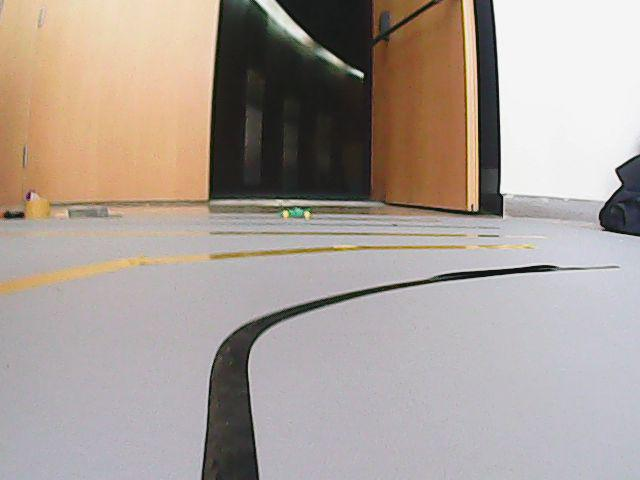
#> input picture a3.jpg, 640 x 480 px
$ python -i alg.py   (imports and definitions only)
#> lines starting #> are read from the running program, lines starting #| are printed output that depends on the picture
# This is a sample Python script.
import os
import re
import cv2
import cv2.cv2
import numpy as np
from tqdm import tqdm_notebook
import matplotlib.pyplot as plt
# Press Shift+F10 to execute it or replace it with your code.
# Press Double Shift to search everywhere for classes, files, tool windows, actions, and settings.

from algo2 import detectFromNew
from lubin import yellow_lines

def detect():
    return detectFrom('a3.jpg')


def Hough(img):
    img = cv2.imdecode(np.frombuffer(img, np.uint8), -1)
    img = cv2.cvtColor(img, cv2.COLOR_BGR2GRAY)
    # img = 255 - img

    stencil = np.zeros_like(img)

    polygon = np.array([[0, 150], [0, 700], [1000, 700], [900, 150]])

    cv2.fillConvexPoly(stencil, polygon, 1)

    img = cv2.bitwise_and(img, img, mask=stencil)

    ret, thresh = cv2.threshold(img, 145, 255, cv2.THRESH_BINARY)

    # lines = cv2.HoughLinesP(thresh, 145, np.pi / 180, 200)
    lines = cv2.HoughLinesP(thresh, 145, np.pi / 180, 200, minLineLength=200, maxLineGap=600)

    return lines

# [22 lines left out: function findLines, not called in this run]


def istopleft(x, y):
    return x < 320 and y < 240


def istopright(x, y):
    return x > 320 and y < 240


def isbottomleft(x, y):
    return x < 320 and y > 240


def isbottomright(x, y):
    return x > 320 and y > 240


# [110 lines left out: functions get_dir_counts, detectYellow, detectFrom, not called in this run]

    # plot frame
    # plt.figure(figsize=(10, 10))
    # plt.imshow(dmy, cmap="gray")
    # plt.show()


# Press the green button in the gutter to run the script.
# [2 lines not run here, left out]

# See PyCharm help at https://www.jetbrains.com/help/pycharm/

>>> import cv2
>>> picture = cv2.imread('a3.jpg', cv2.IMREAD_GRAYSCALE)
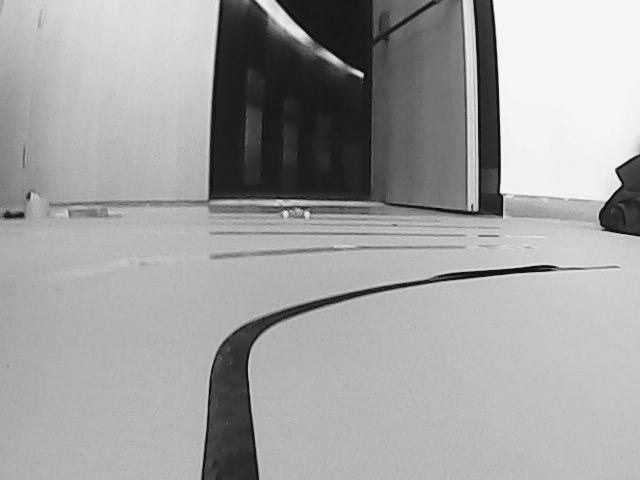
#> picture: shape (480, 640); min 0, max 255, mean 161.6
#> (the run stopped early here; a loop or call above may not have finished)

$ run again, on a1.jpg
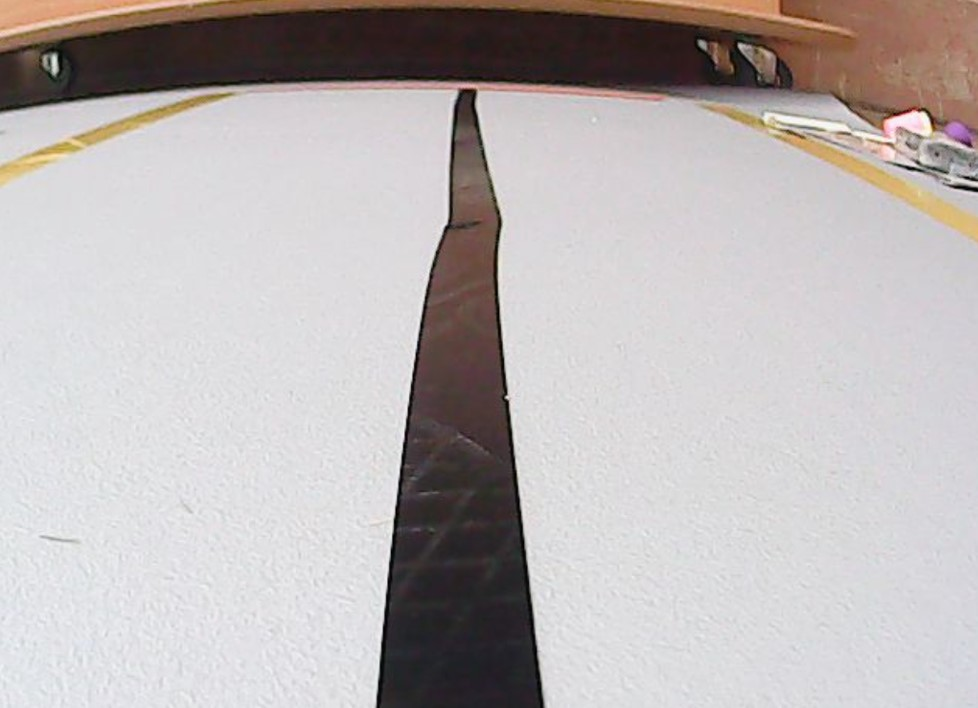
#> input picture a1.jpg, 978 x 708 px
#> `picture = cv2.imread('a3.jpg', cv2.IMREAD_GRAYSCALE)`:
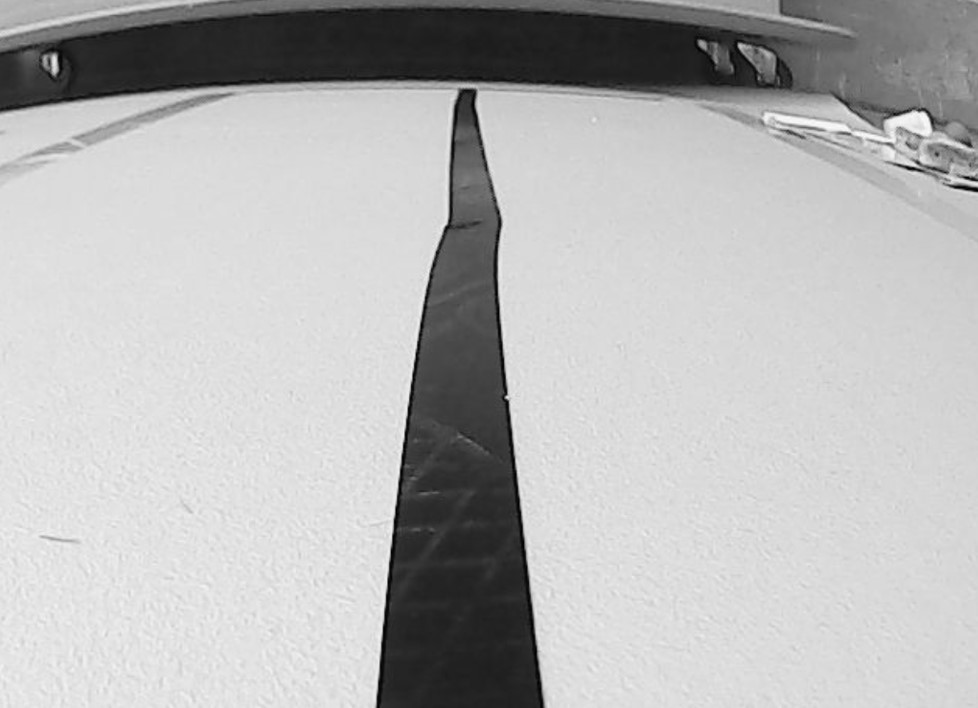
#> picture: shape (708, 978); min 0, max 253, mean 182.9

$ run again, on a2.jpg
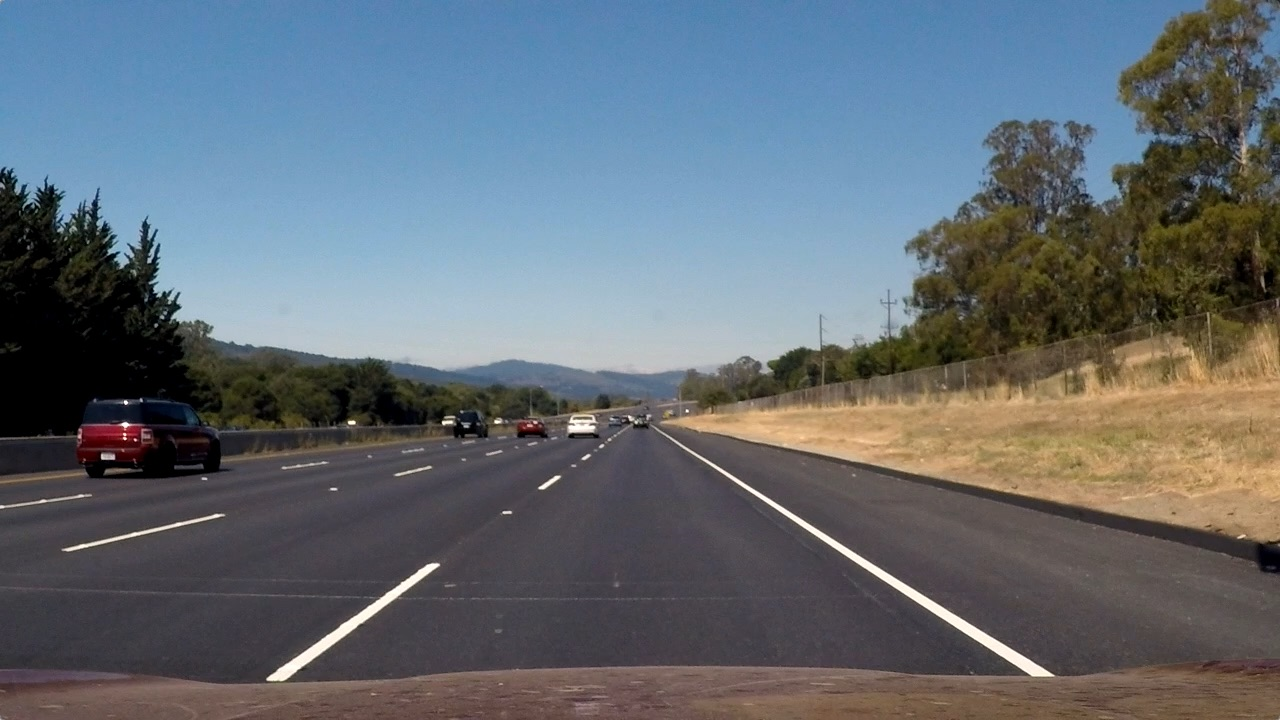
#> input picture a2.jpg, 1280 x 720 px
#> `picture = cv2.imread('a3.jpg', cv2.IMREAD_GRAYSCALE)`:
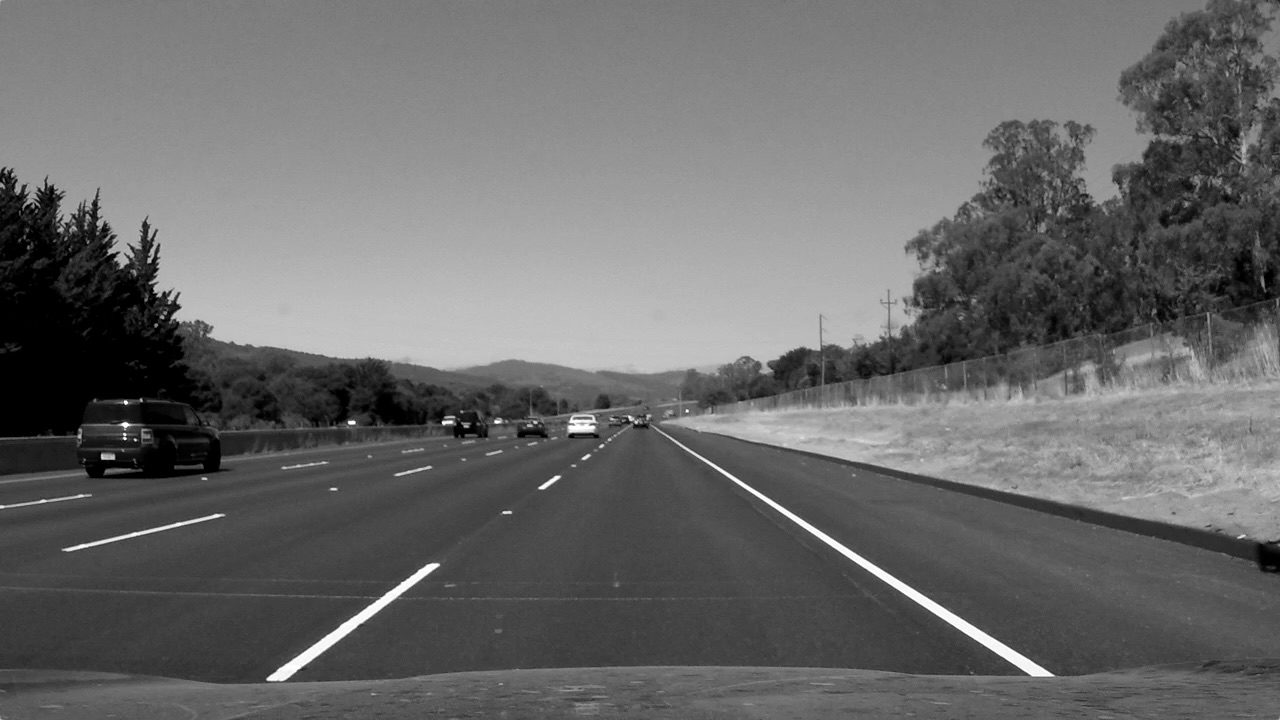
#> picture: shape (720, 1280); min 0, max 255, mean 106
